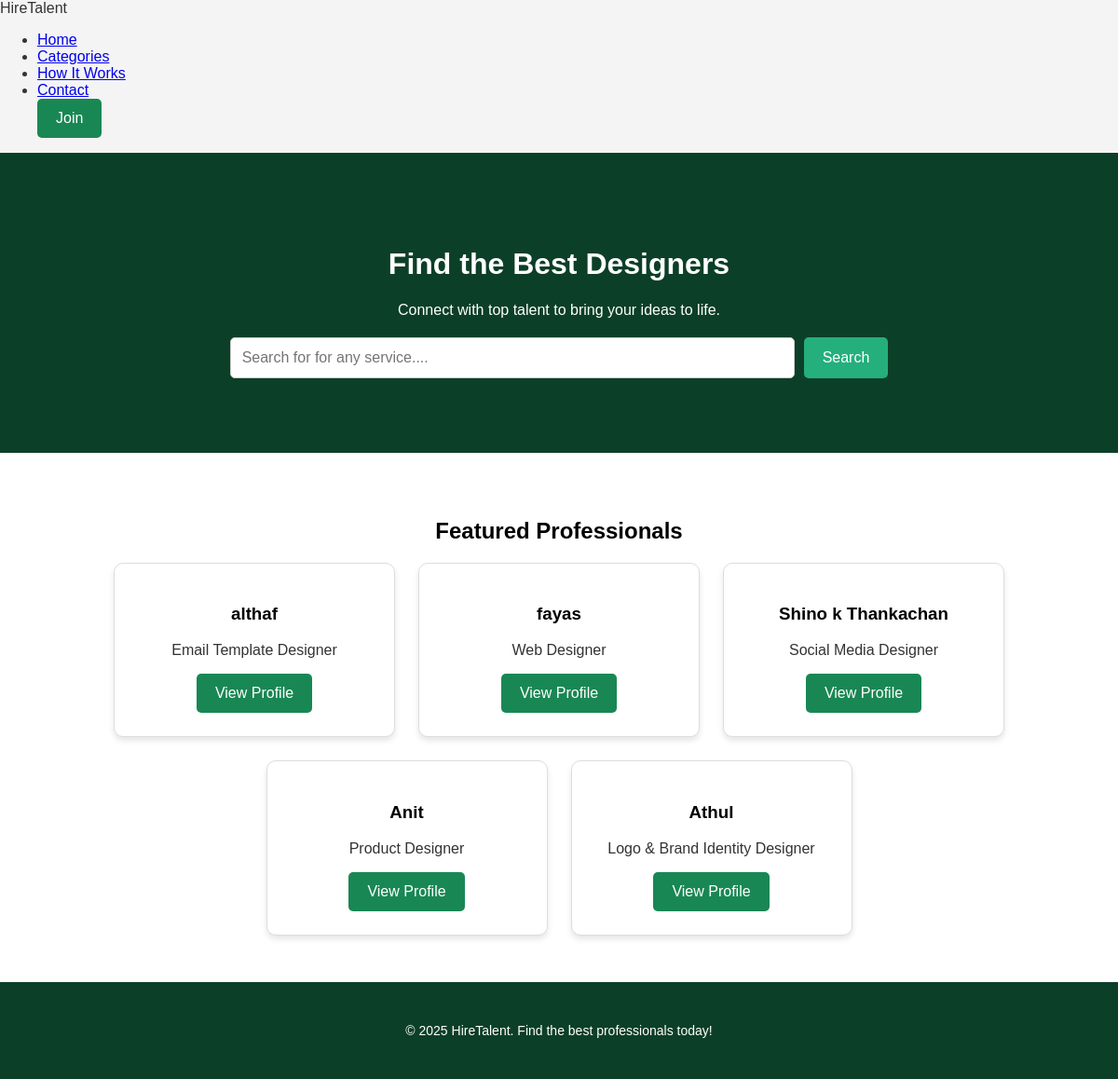
The page / on the database its author committed.
### app/models.py (models this page shows, shortened)
class Freelancer(models.Model):
    CATEGORY_CHOICES = [
        ("UI/UX & Web Designers", "UI/UX & Web Designers"),
        ("Graphic & Visual Designers", "Graphic & Visual Designers"),
        ("Digital & Marketing Designers", "Digital & Marketing Designers"),
        ("Multimedia & Video Designers", "Multimedia & Video Designers"),
        ("Industrial & Product Designers", "Industrial & Product Designers"),
    ]
    name = models.CharField(max_length=255)
    email = models.EmailField(unique=True)
    category = models.CharField(max_length=50, choices=CATEGORY_CHOICES)
    subcategory = models.ForeignKey(SubCategory, on_delete=models.CASCADE, related_name='freelancers')
    portfolio_url = models.URLField(blank=True, null=True)
    bio = models.TextField()
    created_at = models.DateTimeField(auto_now_add=True)

class SubCategory(models.Model):
    category = models.ForeignKey(Category, on_delete=models.CASCADE, related_name='subcategories')
    name = models.CharField(max_length=255)
    def __str__(self):
        return self.name

### app/views.py (the view)
# urls.py: path('', views.home, name='home'),
def home(request):
    freelancers = Freelancer.objects.all()
    return render(request,'home.html',{'freelancers': freelancers})

### templates/home.html (shortened to what this page needs)
<!DOCTYPE html>
<html lang="en">
<head>
  {% load static %}
  <link rel="stylesheet" href="{% static 'css/home.css' %}">
</head>
<body>
  <nav class="navbar">
    <div class="logo">HireTalent</div>
    <ul class="nav-links">
      <li><a href="#">Home</a></li>
      <li><a href="{% url 'categories' %}">Categories</a></li>
      <li><a href="{% url 'how_it_works' %}">How It Works</a></li>
      <li><a href="{% url 'contact' %}">Contact</a></li>
    {% if user.is_authenticated %}
    <li><a href="{% url 'my_account' %}">My Account</a></li>
    <li><a href="{% url 'logout' %}">Logout</a></li>
{% else %}
    <a href="{% url 'join' %}"><button class="join-btn">Join</button></a>
{% endif %}
    </ul>
  </nav>
  <header class="hero">
    <h1>Find the Best Designers</h1>
    <p>Connect with top talent to bring your ideas to life.</p>
    <div class="search-bar">
      <input type="text" id="searchInput" placeholder="Search for for any service....">
      <button id="searchButton">Search</button>
    </div>
  </header>
<section class="featured">
  <h2>Featured Professionals</h2>
  <div class="profiles">
      {% for freelancer in freelancers %}
      <div class="profile">
          <h3>{{ freelancer.name }}</h3>
          <p>{{ freelancer.subcategory }}</p>
          <a href="{% url 'profile' freelancer.id %}"><button>View Profile</button></a>
      </div>
      {% empty %}
      <p>No freelancers found.</p>
      {% endfor %}
  </div>
</section>
  <footer>
    <p>&copy; 2025 HireTalent. Find the best professionals today!</p>
  </footer>
</body>
</html>

### static/css/home.css (style rules this page uses)
body { font-family: Arial, sans-serif; margin: 0; padding: 0; background-color: #F4F4F4; color: #333; }
h1 { color: white; }
h2, h3 { color: #000000; }
button { background-color: #198754; color: white; border: none; padding: 12px 20px; cursor: pointer; border-radius: 5px; font-size: 16px; }
.hero { background-color: #0c3f27; text-align: center; padding: 80px 20px; color: #ffffff; }
.search-bar { margin-top: 20px; display: flex; justify-content: center; gap: 10px; }
.search-bar input { padding: 12px; width: 50%; border: 1px solid #ccc; border-radius: 5px; font-size: 16px; }
.search-bar button { background-color: #24af7c; font-size: 16px; }
.featured { text-align: center; padding: 50px 20px; background: #ffffff; color: #333; }
.profiles { display: flex; justify-content: center; gap: 25px; flex-wrap: wrap; }
.profile { background: #ffffff; padding: 25px; border-radius: 10px; box-shadow: 0px 4px 6px rgba(0, 0, 0, 0.1); text-align: center; width: 250px; color: #333; border: 1px solid #ddd; }
footer { text-align: center; padding: 30px; background: #0c3f27; color: #ffffff; font-size: 14px; }

### rows shown on the page
Freelancer: name "althaf", subcategory "Email Template Designer"
Freelancer: name "fayas", subcategory "Web Designer"
Freelancer: name "Shino k Thankachan", subcategory "Social Media Designer"
Freelancer: name "Anit", subcategory "Product Designer"
Freelancer: name "Athul", subcategory "Logo & Brand Identity Designer"
